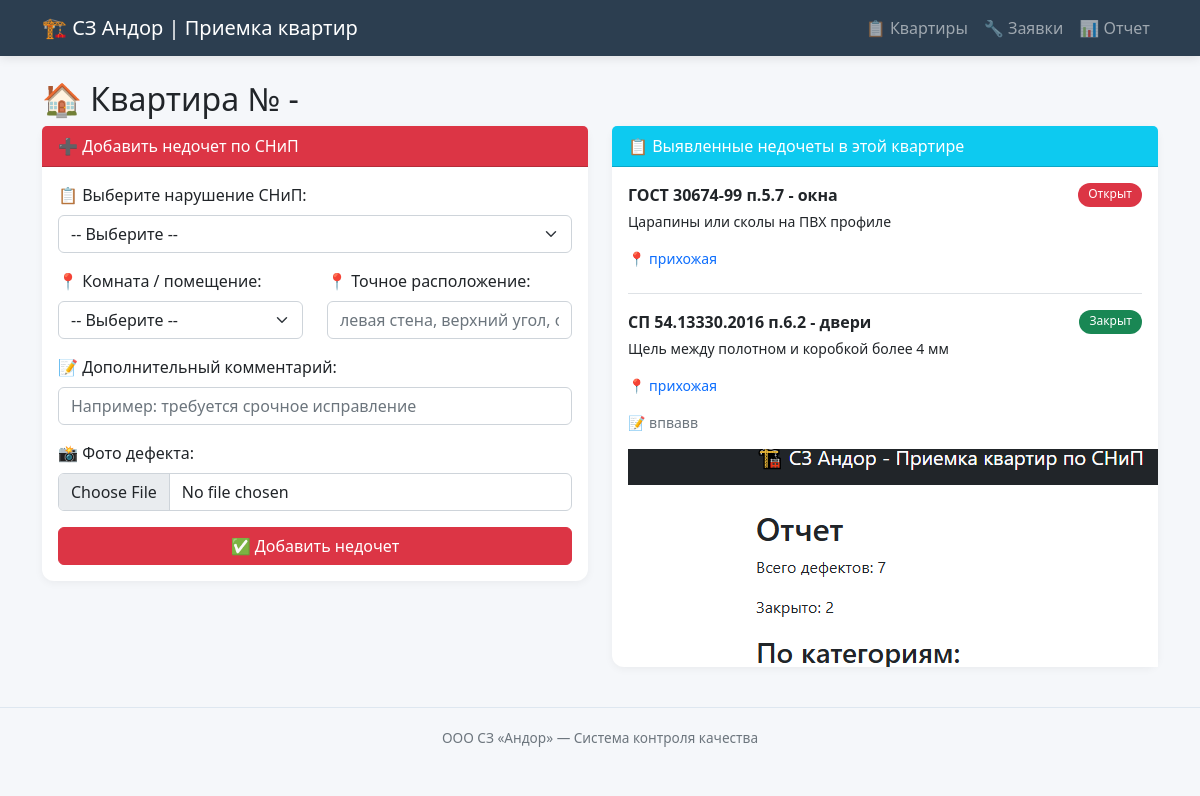
Page /flat/1 on the committed database.
### tables this page shows
CREATE TABLE defects (
            id INTEGER PRIMARY KEY AUTOINCREMENT,
            flat_id INTEGER NOT NULL,
            snip_defect_id INTEGER NOT NULL,
            room TEXT,
            location_detail TEXT,
            comment TEXT,
            photo_path TEXT,
            status TEXT DEFAULT 'open',
            created_at TIMESTAMP,
            fixed_at TIMESTAMP,
            FOREIGN KEY (flat_id) REFERENCES flats(id),
            FOREIGN KEY (snip_defect_id) REFERENCES snip_defects(id)
        );

CREATE TABLE snip_defects (
            id INTEGER PRIMARY KEY AUTOINCREMENT,
            code TEXT NOT NULL,
            category TEXT NOT NULL,
            description TEXT NOT NULL,
            severity TEXT NOT NULL
        );

### app.py (the view)
@app.route('/flat/<int:flat_id>')
def flat(flat_id):
    conn = get_db()
    flat = conn.execute('SELECT * FROM flats WHERE id = ?', (flat_id,)).fetchone()
    defects = conn.execute('''
        SELECT d.*, s.code, s.category, s.description, s.severity
        FROM defects d
        JOIN snip_defects s ON d.snip_defect_id = s.id
        WHERE d.flat_id = ?
        ORDER BY d.created_at DESC
    ''', (flat_id,)).fetchall()
    snip_defects = conn.execute('SELECT * FROM snip_defects ORDER BY category, code').fetchall()
    conn.close()
    return render_template('flat.html', flat=flat, defects=defects, snip_defects=snip_defects)

### app.py (called while the page is built)
def get_db():
    conn = sqlite3.connect(DB_PATH)
    conn.row_factory = sqlite3.Row
    return conn

### templates/flat.html (shortened to what this page needs)
{% extends "base.html" %}
{% block content %}
<h2>🏠 Квартира №{{ flat.number }} - {{ flat.building }}</h2>
<div class="row">
    <div class="col-md-6">
        <div class="card mb-4">
            <div class="card-header bg-danger text-white">
                ➕ Добавить недочет по СНиП
            </div>
            <div class="card-body">
                <form method="POST" action="/add_defect" enctype="multipart/form-data">
                    <div class="mb-3">
                        <label class="form-label">📋 Выберите нарушение СНиП:</label>
                        <select name="snip_defect_id" class="form-select" required>
                            <option value="">-- Выберите --</option>
                        </select>
                    </div>
                    <div class="row mb-3">
                        <div class="col-md-6">
                            <label class="form-label">📍 Комната / помещение:</label>
                            <select name="room" class="form-select" required>
                                <option value="">-- Выберите --</option>
                            </select>
                        </div>
                        <div class="col-md-6">
                            <label class="form-label">📍 Точное расположение:</label>
                            <input type="text" name="location_detail" class="form-control" placeholder="левая стена, верхний угол, около розетки...">
                        </div>
                    </div>
                    <div class="mb-3">
                        <label class="form-label">📝 Дополнительный комментарий:</label>
                        <input type="text" name="comment" class="form-control" placeholder="Например: требуется срочное исправление">
                    </div>
                    <div class="mb-3">
                        <label class="form-label">📸 Фото дефекта:</label>
                        <input type="file" name="photo" class="form-control" accept="image/*" capture="environment">
                    </div>
                    <button type="submit" class="btn btn-danger w-100">✅ Добавить недочет</button>
                </form>
            </div>
        </div>
    </div>
    <div class="col-md-6">
        <div class="card">
            <div class="card-header bg-info text-white">
                📋 Выявленные недочеты в этой квартире
            </div>
            <div class="card-body" style="max-height: 500px; overflow-y: auto;">
                {% if defects %}
                    {% for d in defects %}
                    <div class="border-bottom mb-3 pb-2">
                        <div class="d-flex justify-content-between">
                            <strong class="{% if d.severity == 'critical' %}critical{% endif %}">
                                {{ d.code }} - {{ d.category }}
                            </strong>
                            <span class="badge {% if d.status == 'open' %}bg-danger{% elif d.status == 'fixed' %}bg-warning{% else %}bg-success{% endif %}">
                                {{ {'open':'Открыт','fixed':'Исправлен','closed':'Закрыт'}[d.status] }}
                            </span>
                        </div>
                        <p class="small mt-1">{{ d.description }}</p>
                        {% if d.room %}
                            <p class="small text-primary">📍 {{ d.room }}{% if d.location_detail %} ({{ d.location_detail }}){% endif %}</p>
                        {% endif %}
                        {% if d.comment %}<p class="small text-muted">📝 {{ d.comment }}</p>{% endif %}
                        {% if d.photo_path %}
                            <a href="/{{ d.photo_path }}" target="_blank">
                                <img src="/{{ d.photo_path }}" class="photo-thumb">
                            </a>
                        {% endif %}
                    </div>
                    {% endfor %}
                {% else %}
                    <p class="text-success">✅ Недочетов нет. Квартира готова к передаче!</p>
                {% endif %}
            </div>
        </div>
    </div>
</div>
{% endblock %}

### templates/base.html (shortened to what this page needs)
<!DOCTYPE html>
<html lang="ru">
<head>
    <link href="https://cdn.jsdelivr.net/npm/bootstrap@5.2.3/dist/css/bootstrap.min.css" rel="stylesheet">
</head>
<body>
    <nav class="navbar navbar-expand-lg navbar-dark bg-dark">
        <div class="container">
            <a class="navbar-brand" href="/">🏗️ СЗ Андор | Приемка квартир</a>
            <div class="navbar-nav ms-auto">
                <a class="nav-link" href="/">📋 Квартиры</a>
                <a class="nav-link" href="/defects">🔧 Заявки</a>
                <a class="nav-link" href="/report">📊 Отчет</a>
            </div>
        </div>
    </nav>
    <div class="container mt-4">
        {% block content %}{% endblock %}
    </div>
    <footer class="text-center">
        <div class="container">
            ООО СЗ «Андор» — Система контроля качества
        </div>
    </footer>
</body>
</html>

### templates/base.html (style rules this page uses)
body { background-color: #f5f7fa; font-family: 'Segoe UI', Tahoma, Geneva, Verdana, sans-serif; }
.navbar { background-color: #2c3e50 !important; box-shadow: 0 2px 10px rgba(0,0,0,0.1); }
.navbar-brand { font-weight: 500; font-size: 1.25rem; }
.card { border: none; border-radius: 12px; box-shadow: 0 2px 8px rgba(0,0,0,0.05); transition: transform 0.2s, box-shadow 0.2s; }
.badge { padding: 5px 10px; font-weight: 500; border-radius: 20px; }
footer { border-top: 1px solid #dee7f0; padding: 20px 0; margin-top: 40px; color: #6c757d; font-size: 0.85rem; }

### rows in the picture
defects: code "ГОСТ 30674-99 п.5.7", category "окна", status "Открыт", description "Царапины или сколы на ПВХ профиле", room "прихожая"
defects: code "СП 54.13330.2016 п.6.2", category "двери", status "Закрыт", description "Щель между полотном и коробкой более 4 мм", room "прихожая", comment "впвавв", photo_path (picture)
